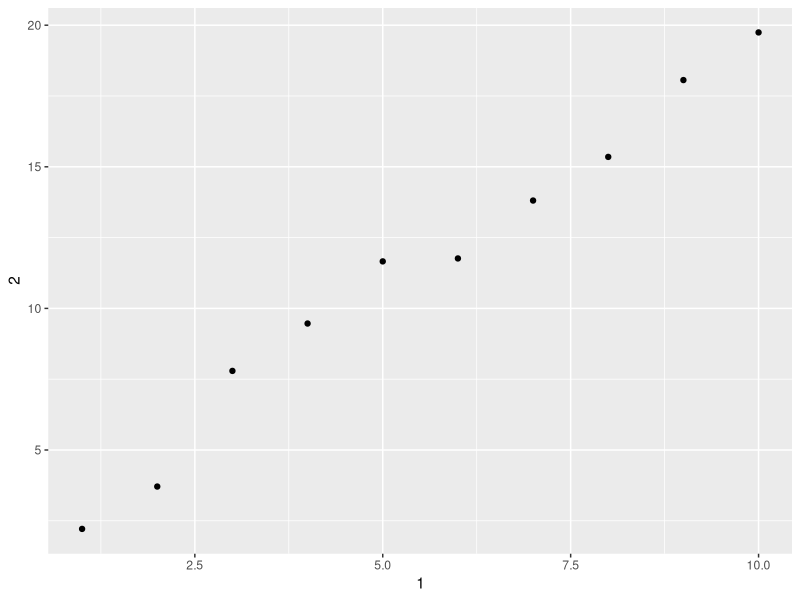

Source code (R): (Note: this script raises an error after producing the figure.)
## ---- chunk 1
library(tidyverse)
library(knitr)
## ---- chunk 2
df <- data.frame(abc = 1, xyz = "a")
df$x
df[, "xyz"]
df[, c("abc", "xyz")]
## ---- chunk 3
dft <- tibble(abc = 1, xyz = "a")
dft$x
print(dft[, "xyz"])
1
print(dft[, c("abc", "xyz")])
## ---- chunk 4
var <- "mpg"
dft[[var]]
## ---- chunk 5
annoying <- tibble(
  `1` = 1:10,
  `2` = `1` * 2 + rnorm(length(`1`))
)
annoying %>% .$'1'
## ---- chunk 6
ggplot(annoying) + 
  geom_point(aes(`1`,`2`))
## ---- chunk 7
annoying <- annoying %>% mutate(`3` = `2` / `1`)
annoying
## ---- chunk 8
rename(annoying,one=`1`,two=`2`,three=`3`)
annoying
## ---- chunk 9
enframe(c(a = 5, b = 7))
## ---- chunk 10
ex106 <- tibble(
  a= c(1:10), b= c(11:20), c= c(21:30), d= c(31:40), e= c(41:50), f= c(51:60), g= c(61:70), h= c(71:80), i= c(81:90),
  a1= c(1:10), b1= c(11:20), c1= c(21:30), d1= c(31:40), e1= c(41:50), f1= c(51:60), g1= c(61:70), h1= c(71:80), i1= c(81:90),
  a2= c(1:10), b2= c(11:20), c2= c(21:30), d2= c(31:40), e2= c(41:50), f2= c(51:60), g2= c(61:70), h2= c(71:80), i2= c(81:90)
)
print(ex106, n_extra =2)
## ---- chunk 11
who1 <- who %>% 
  gather(new_sp_m014:newrel_f65, key = "key", value = "cases", na.rm = TRUE)
who2 <- who1 %>% 
  mutate(key = stringr::str_replace(key, "newrel", "new_rel"))
who3 <- who2 %>% 
  separate(key, c("new", "type", "sexage"), sep = "_")
who4 <- who3 %>% 
  select(-new, -iso2, -iso3)
who5 <- who4 %>% 
  separate(sexage, c("sex", "age"), sep = 1)
who %>%
  gather(code, value, new_sp_m014:newrel_f65, na.rm = TRUE) %>% 
  mutate(code = stringr::str_replace(code, "newrel", "new_rel")) %>%
  separate(code, c("new", "var", "sexage")) %>% 
  select(-new, -iso2, -iso3) %>% 
  separate(sexage, c("sex", "age"), sep = 1)

## ---- chunk 12
who1 %>%
  filter(cases == 0)
whoex1 <-  who %>% 
  gather(new_sp_m014:newrel_f65, key = "key", value = "cases", na.rm = F) %>%
  filter(is.na(cases))
whoex1

## ---- chunk 13
whoex2 <- who %>%
          gather(code, value, new_sp_m014:newrel_f65, na.rm = TRUE) %>% 
          separate(code, c("new", "type", "sexage"))
filter(whoex2, new == "newrel") 
## ---- chunk 14
whoex3 <- select(who3, country, iso2, iso3) %>%
           group_by(country)  
n_groups(whoex3)
whoex3_2 <-  whoex3 %>% group_by(country,iso2,iso3) 
n_groups(whoex3_2)

## ---- chunk 15
whoex4 <- who5 %>%
  group_by(country, year, sex) %>%
  dplyr::summarise(cases=sum(cases))
whoex4
  
whoex4 %>% filter(year>1990) %>%
  ggplot(aes(x = year, y = cases, group = country, color= country))   +geom_line()+ facet_wrap(~sex)+ theme(legend.position = "none")
  

